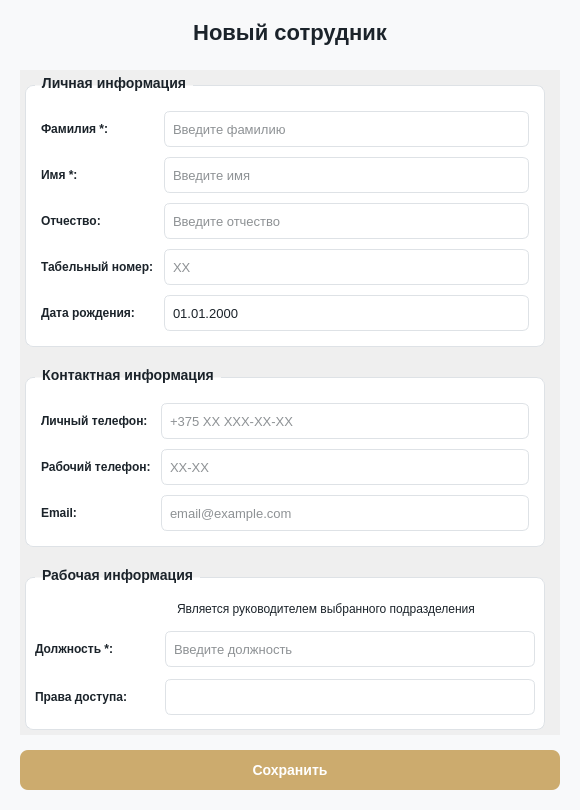
<?xml version="1.0" encoding="UTF-8"?>
<ui version="4.0">
 <class>EmployeeDialog</class>
 <widget class="QDialog" name="EmployeeDialog">
  <property name="geometry">
   <rect>
    <x>0</x>
    <y>0</y>
    <width>580</width>
    <height>810</height>
   </rect>
  </property>
  <property name="windowTitle">
   <string>Сотрудник</string>
  </property>
  <property name="styleSheet">
   <string notr="true">QScrollArea {
 border: none;
 background-color: transparent;
}
QDialog {
    background-color: #f8f9fa;
}
QCheckBox {
    color: #1B232A;
    spacing: 0px;
    font-size: 12px;
    background: transparent;
}

QCheckBox::indicator {
    width: 18px;
    height: 18px;
    image: url(&quot;D:/Documents/client/icons/cb_unchecked.svg&quot;);
}

QCheckBox::indicator:checked {
    image: url(&quot;D:/Documents/client/icons/cb_checked.svg&quot;);
}

QScrollBar::vertical {
    background: #F5F5F5;
    width: 8px;
    border-radius: 4px;
    margin: 0px;
    border: none;
}

QScrollBar::handle:vertical {
    background: #C1C1C1;
    border-radius: 4px;
    min-height: 20px;
}

QScrollBar::handle:vertical:hover {
    background: #A0A0A0;
}

QScrollBar::handle:vertical:pressed {
    background: #888888;
}

QScrollBar::add-line:vertical,
QScrollBar::sub-line:vertical {
    border: none;
    background: none;
    width: 0px;
    height: 0px;
}

QScrollBar::add-page:vertical,
QScrollBar::sub-page:vertical {
    background: none;
}

QScrollBar:horizontal {
    border: none;
    background: #F5F5F5;
    height: 8px;
    margin: 0px;
    border-radius: 4px;
}

QScrollBar::handle:horizontal {
    background: #C1C1C1;
    border-radius: 4px;
    min-width: 20px;
}

QScrollBar::handle:horizontal:hover {
    background: #A0A0A0;
}

QScrollBar::handle:horizontal:pressed {
    background: #888888;
}

QScrollBar::add-line:horizontal,
QScrollBar::sub-line:horizontal {
    border: none;
    background: none;
    width: 0px;
    height: 0px;
}

QScrollBar::add-page:horizontal,
QScrollBar::sub-page:horizontal {
    background: none;
}

/* ===== СТИЛИ ДЛЯ QComboBox ===== */
QComboBox {
    border: 1px solid #dee2e6;
    border-radius: 6px;
    padding: 6px;
    padding-right: 30px;
    background-color: white;
    color: #1B232A;
    font-size: 13px;
    outline: none;
    min-height: 22px;
}

QComboBox:hover {
    border-color: #ccab6e;
}

QComboBox:focus {
    border: 2px solid #ccab6e;
}

QComboBox::drop-down {
    subcontrol-origin: padding;
    subcontrol-position: top right;
    width: 30px;
    border: none;
}

QComboBox::down-arrow {
    image: url(D:/Documents/client/icons/down_arrow.svg);
    width: 16px;
    height: 16px;
    margin-right: 6px;
}

QComboBox QAbstractItemView {
    border-radius: 6px;
    background-color: white;
    color: #1B232A;
    padding: 4px;
    outline: none;
    border: 1px solid #ccab6e;
}

QComboBox QAbstractItemView::item {
    padding: 8px;
    color: #1B232A;
    border: none;
    outline: none;
}

QComboBox QAbstractItemView::item:hover {
    background-color: #e3f2fd;
    color: #1B232A;
}

QComboBox QAbstractItemView::item:selected {
    background-color: #e3f2fd;
    color: #1B232A;
}

/* ===== СТИЛИ ДЛЯ QDateEdit ===== */
QDateEdit {
    border: 1px solid #dee2e6;
    border-radius: 6px;
    padding: 6px;
    padding-right: 30px;
    background-color: white;
    color: #1B232A;
    font-size: 13px;
    outline: none;
    min-height: 22px;
}

QDateEdit:hover {
    border-color: #ccab6e;
}

QDateEdit:focus {
    border: 2px solid #ccab6e;
}

QDateEdit::drop-down {
    subcontrol-origin: padding;
    subcontrol-position: top right;
    width: 30px;
    border: none;
}

QDateEdit::down-arrow {
    image: url(D:/Documents/client/icons/calendar_date.svg);
    width: 18px;
    height: 18px;
    margin-right: 8px;
}

/* ===== СТИЛИ ДЛЯ QLineEdit ===== */
QLineEdit {
    border: 1px solid #dee2e6;
    border-radius: 6px;
    padding: 6px;
    background-color: white;
    color: #1B232A;
    font-size: 13px;
    min-height: 22px;
}

QLineEdit:hover {
    border-color: #ccab6e;
}

QLineEdit:focus {
    border: 2px solid #ccab6e;
}

/* ===== СТИЛИ ДЛЯ КАЛЕНДАРЯ QCalendarWidget ===== */
QCalendarWidget {
    background-color: white;
    border-radius: 8px;
    border: 1px solid #CCAB6E;
}

QCalendarWidget QWidget#qt_calendar_navigationbar {
    background-color: white;
    color: #1B232A;
    border-radius: 8px 8px 0 0;
}

QCalendarWidget QWidget {
    background-color: white;
    color: #1B232A;
}

QCalendarWidget QToolButton#qt_calendar_prevmonth,
QCalendarWidget QToolButton#qt_calendar_nextmonth {
    background-color: transparent;
    color: #1B232A;
    border: none;
    border-radius: 4px;
    padding: 4px 8px;
    font-size: 16px;
    font-weight: bold;
}

QCalendarWidget QToolButton#qt_calendar_prevmonth:hover,
QCalendarWidget QToolButton#qt_calendar_nextmonth:hover {
    background-color: #e3f2fd;
}

QCalendarWidget QToolButton#qt_calendar_monthbutton,
QCalendarWidget QToolButton#qt_calendar_yearbutton {
    background-color: white;
    color: #1B232A;
    border: none;
    border-radius: 4px;
    padding: 4px 12px;
    font-weight: bold;
}

QCalendarWidget QToolButton#qt_calendar_monthbutton:hover,
QCalendarWidget QToolButton#qt_calendar_yearbutton:hover {
    background-color: #e3f2fd;
}

QCalendarWidget QMenu {
    background-color: white;
    border: 1px solid #CCAB6E;
    border-radius: 6px;
    color: #1B232A;
}

QCalendarWidget QMenu::item {
    padding: 6px 20px;
    border-radius: 4px;
}

QCalendarWidget QMenu::item:selected {
    background-color: #e3f2fd;
    color: #1B232A;
}

QCalendarWidget QWidget#qt_calendar_weekday {
    color: white;
    font-weight: bold;
    background-color: #CCAB6E;
    padding: 4px;
}

QCalendarWidget QToolButton#qt_calendar_day {
    border: none;
    border-radius: 4px;
    padding: 4px;
    color: #1B232A;
    background-color: transparent;
}

QCalendarWidget QToolButton#qt_calendar_day:hover {
    background-color: #e3f2fd;
    color: #1B232A;
}

QCalendarWidget QToolButton#qt_calendar_day:checked {
    background-color: #CCAB6E;
    color: white;
    border-radius: 4px;
}

QCalendarWidget QToolButton#qt_calendar_day:checked:hover {
    background-color: #998664;
}

QCalendarWidget QToolButton#qt_calendar_day:disabled {
    color: #B0B0B0;
}

QCalendarWidget QToolButton#qt_calendar_day[property=&quot;isToday&quot;] {
    background-color: #D22730;
    color: white;
    border-radius: 4px;
}

QCalendarWidget QToolButton#qt_calendar_day[property=&quot;isToday&quot;]:hover {
    background-color: #862633;
}

QCalendarWidget QToolButton#qt_calendar_day[property=&quot;isToday&quot;]:checked {
    background-color: #CCAB6E;
    color: white;
}

/* ===== СТИЛИ ДЛЯ КАЛЕНДАРЯ В ПОПАПЕ QDateEdit ===== */
QDateEdit QCalendarWidget {
    background-color: white;
    border-radius: 8px;
    border: 1px solid #CCAB6E;
}

QDateEdit QCalendarWidget QWidget#qt_calendar_navigationbar {
    background-color: white;
    color: #1B232A;
    border-radius: 8px 8px 0 0;
}

QDateEdit QCalendarWidget QToolButton#qt_calendar_prevmonth,
QDateEdit QCalendarWidget QToolButton#qt_calendar_nextmonth {
    background-color: transparent;
    color: #1B232A;
    border: none;
    border-radius: 4px;
    padding: 4px 8px;
    font-size: 16px;
    font-weight: bold;
}

QDateEdit QCalendarWidget QToolButton#qt_calendar_prevmonth:hover,
QDateEdit QCalendarWidget QToolButton#qt_calendar_nextmonth:hover {
    background-color: #e3f2fd;
}

QDateEdit QCalendarWidget QToolButton#qt_calendar_monthbutton,
QDateEdit QCalendarWidget QToolButton#qt_calendar_yearbutton {
    background-color: white;
    color: #1B232A;
    border: none;
    border-radius: 4px;
    padding: 4px 12px;
    font-weight: bold;
}

QDateEdit QCalendarWidget QToolButton#qt_calendar_monthbutton:hover,
QDateEdit QCalendarWidget QToolButton#qt_calendar_yearbutton:hover {
    background-color: #e3f2fd;
}

QDateEdit QCalendarWidget QWidget#qt_calendar_weekday {
    color: white;
    font-weight: bold;
    background-color: #CCAB6E;
    padding: 4px;
}

QDateEdit QCalendarWidget QToolButton#qt_calendar_day {
    border: none;
    border-radius: 4px;
    padding: 4px;
    color: #1B232A;
    background-color: transparent;
}

QDateEdit QCalendarWidget QToolButton#qt_calendar_day:hover {
    background-color: #e3f2fd;
    color: #1B232A;
}

QDateEdit QCalendarWidget QToolButton#qt_calendar_day:checked {
    background-color: #CCAB6E;
    color: white;
    border-radius: 4px;
}

QDateEdit QCalendarWidget QToolButton#qt_calendar_day:checked:hover {
    background-color: #998664;
}

QDateEdit QCalendarWidget QToolButton#qt_calendar_day:disabled {
    color: #B0B0B0;
}

QDateEdit QCalendarWidget QToolButton#qt_calendar_day[property=&quot;isToday&quot;] {
    background-color: #D22730;
    color: white;
    border-radius: 4px;
}

QDateEdit QCalendarWidget QToolButton#qt_calendar_day[property=&quot;isToday&quot;]:hover {
    background-color: #862633;
}

QDateEdit QCalendarWidget QToolButton#qt_calendar_day[property=&quot;isToday&quot;]:checked {
    background-color: #CCAB6E;
    color: white;
}

/* ===== СТИЛИ ДЛЯ QGroupBox ===== */
QGroupBox {
    font-weight: bold;
    font-size: 14px;
    border: 1px solid #dee2e6;
    border-radius: 8px;
    margin-top: 10px;
    padding-top: 10px;
    background-color: white;
}
QGroupBox::title {
    subcontrol-origin: margin;
    left: 10px;
    padding: 0 5px 0 5px;
    color: #1B232A;
}

/* ===== СТИЛИ ДЛЯ QPushButton (Сохранить) ===== */
QPushButton#saveButton {
    background-color: #ccab6e;
    color: white;
    border-radius: 8px;
    font-weight: bold;
    font-size: 14px;
    border: none;
}
QPushButton#saveButton:hover {
    background-color: #b8945a;
}
QPushButton#saveButton:pressed {
    background-color: #a07d4a;
}</string>
  </property>
  <layout class="QVBoxLayout" name="mainLayout">
   <property name="spacing">
    <number>15</number>
   </property>
   <property name="leftMargin">
    <number>20</number>
   </property>
   <property name="topMargin">
    <number>20</number>
   </property>
   <property name="rightMargin">
    <number>20</number>
   </property>
   <property name="bottomMargin">
    <number>20</number>
   </property>
   <item>
    <widget class="QLabel" name="titleLabel">
     <property name="styleSheet">
      <string>font-size: 22px; font-weight: bold; color: #1B232A; margin-bottom: 10px;</string>
     </property>
     <property name="text">
      <string>Новый сотрудник</string>
     </property>
     <property name="alignment">
      <set>Qt::AlignmentFlag::AlignCenter</set>
     </property>
    </widget>
   </item>
   <item>
    <widget class="QScrollArea" name="scrollArea">
     <property name="styleSheet">
      <string notr="true">QScrollBar::vertical {
    background: #F5F5F5;
    width: 8px;
    border-radius: 4px;
    margin: 0px;
    border: none;
}

QScrollBar::handle:vertical {
    background: #C1C1C1;
    border-radius: 4px;
    min-height: 20px;
}

QScrollBar::handle:vertical:hover {
    background: #A0A0A0;
}

QScrollBar::handle:vertical:pressed {
    background: #888888;
}

QScrollBar::add-line:vertical,
QScrollBar::sub-line:vertical {
    border: none;
    background: none;
    width: 0px;
    height: 0px;
}

QScrollBar::add-page:vertical,
QScrollBar::sub-page:vertical {
    background: none;
}

QScrollBar:horizontal {
    border: none;
    background: #F5F5F5;
    height: 8px;
    margin: 0px;
    border-radius: 4px;
}

QScrollBar::handle:horizontal {
    background: #C1C1C1;
    border-radius: 4px;
    min-width: 20px;
}

QScrollBar::handle:horizontal:hover {
    background: #A0A0A0;
}

QScrollBar::handle:horizontal:pressed {
    background: #888888;
}

QScrollBar::add-line:horizontal,
QScrollBar::sub-line:horizontal {
    border: none;
    background: none;
    width: 0px;
    height: 0px;
}

QScrollBar::add-page:horizontal,
QScrollBar::sub-page:horizontal {
    background: none;
}</string>
     </property>
     <property name="widgetResizable">
      <bool>true</bool>
     </property>
     <widget class="QWidget" name="scrollContent">
      <property name="geometry">
       <rect>
        <x>0</x>
        <y>0</y>
        <width>540</width>
        <height>660</height>
       </rect>
      </property>
      <layout class="QVBoxLayout" name="scrollLayout">
       <property name="spacing">
        <number>20</number>
       </property>
       <property name="leftMargin">
        <number>5</number>
       </property>
       <property name="topMargin">
        <number>5</number>
       </property>
       <property name="rightMargin">
        <number>15</number>
       </property>
       <property name="bottomMargin">
        <number>5</number>
       </property>
       <item>
        <widget class="QGroupBox" name="personalInfoGroup">
         <property name="title">
          <string>Личная информация</string>
         </property>
         <layout class="QGridLayout" name="personalInfoLayout">
          <property name="leftMargin">
           <number>15</number>
          </property>
          <property name="topMargin">
           <number>15</number>
          </property>
          <property name="rightMargin">
           <number>15</number>
          </property>
          <property name="bottomMargin">
           <number>15</number>
          </property>
          <property name="spacing">
           <number>10</number>
          </property>
          <item row="0" column="0">
           <widget class="QLabel" name="lastNameLabel">
            <property name="styleSheet">
             <string>color: #1B232A; font-weight: 500;</string>
            </property>
            <property name="text">
             <string>Фамилия *:</string>
            </property>
           </widget>
          </item>
          <item row="0" column="1">
           <widget class="QLineEdit" name="lastNameEdit">
            <property name="minimumSize">
             <size>
              <width>0</width>
              <height>36</height>
             </size>
            </property>
            <property name="maximumSize">
             <size>
              <width>16777215</width>
              <height>36</height>
             </size>
            </property>
            <property name="placeholderText">
             <string>Введите фамилию</string>
            </property>
           </widget>
          </item>
          <item row="1" column="0">
           <widget class="QLabel" name="firstNameLabel">
            <property name="styleSheet">
             <string>color: #1B232A; font-weight: 500;</string>
            </property>
            <property name="text">
             <string>Имя *:</string>
            </property>
           </widget>
          </item>
          <item row="1" column="1">
           <widget class="QLineEdit" name="firstNameEdit">
            <property name="minimumSize">
             <size>
              <width>0</width>
              <height>36</height>
             </size>
            </property>
            <property name="maximumSize">
             <size>
              <width>16777215</width>
              <height>36</height>
             </size>
            </property>
            <property name="placeholderText">
             <string>Введите имя</string>
            </property>
           </widget>
          </item>
          <item row="2" column="0">
           <widget class="QLabel" name="patronymicLabel">
            <property name="styleSheet">
             <string>color: #1B232A; font-weight: 500;</string>
            </property>
            <property name="text">
             <string>Отчество:</string>
            </property>
           </widget>
          </item>
          <item row="2" column="1">
           <widget class="QLineEdit" name="patronymicEdit">
            <property name="minimumSize">
             <size>
              <width>0</width>
              <height>36</height>
             </size>
            </property>
            <property name="maximumSize">
             <size>
              <width>16777215</width>
              <height>36</height>
             </size>
            </property>
            <property name="placeholderText">
             <string>Введите отчество</string>
            </property>
           </widget>
          </item>
          <item row="3" column="0">
           <widget class="QLabel" name="serviceNumberLabel">
            <property name="styleSheet">
             <string>color: #1B232A; font-weight: 500;</string>
            </property>
            <property name="text">
             <string>Табельный номер:</string>
            </property>
           </widget>
          </item>
          <item row="3" column="1">
           <widget class="QLineEdit" name="serviceNumberEdit">
            <property name="minimumSize">
             <size>
              <width>0</width>
              <height>36</height>
             </size>
            </property>
            <property name="maximumSize">
             <size>
              <width>16777215</width>
              <height>36</height>
             </size>
            </property>
            <property name="placeholderText">
             <string>XX</string>
            </property>
           </widget>
          </item>
          <item row="4" column="0">
           <widget class="QLabel" name="birthDateLabel">
            <property name="styleSheet">
             <string>color: #1B232A; font-weight: 500;</string>
            </property>
            <property name="text">
             <string>Дата рождения:</string>
            </property>
           </widget>
          </item>
          <item row="4" column="1">
           <widget class="QDateEdit" name="birthDateEdit">
            <property name="minimumSize">
             <size>
              <width>0</width>
              <height>36</height>
             </size>
            </property>
            <property name="maximumSize">
             <size>
              <width>16777215</width>
              <height>36</height>
             </size>
            </property>
            <property name="displayFormat">
             <string>dd.MM.yyyy</string>
            </property>
            <property name="calendarPopup">
             <bool>true</bool>
            </property>
           </widget>
          </item>
         </layout>
        </widget>
       </item>
       <item>
        <widget class="QGroupBox" name="contactInfoGroup">
         <property name="title">
          <string>Контактная информация</string>
         </property>
         <layout class="QGridLayout" name="contactInfoLayout">
          <property name="leftMargin">
           <number>15</number>
          </property>
          <property name="topMargin">
           <number>15</number>
          </property>
          <property name="rightMargin">
           <number>15</number>
          </property>
          <property name="bottomMargin">
           <number>15</number>
          </property>
          <property name="spacing">
           <number>10</number>
          </property>
          <item row="2" column="0">
           <widget class="QLabel" name="emailLabel">
            <property name="styleSheet">
             <string>color: #1B232A; font-weight: 500;</string>
            </property>
            <property name="text">
             <string>Email:</string>
            </property>
           </widget>
          </item>
          <item row="1" column="0">
           <widget class="QLabel" name="workPhoneLabel">
            <property name="styleSheet">
             <string>color: #1B232A; font-weight: 500;</string>
            </property>
            <property name="text">
             <string>Рабочий телефон:</string>
            </property>
           </widget>
          </item>
          <item row="0" column="0">
           <widget class="QLabel" name="phoneLabel">
            <property name="styleSheet">
             <string>color: #1B232A; font-weight: 500;</string>
            </property>
            <property name="text">
             <string>Личный телефон:</string>
            </property>
           </widget>
          </item>
          <item row="0" column="1">
           <widget class="QLineEdit" name="phoneEdit">
            <property name="minimumSize">
             <size>
              <width>0</width>
              <height>36</height>
             </size>
            </property>
            <property name="maximumSize">
             <size>
              <width>16777215</width>
              <height>36</height>
             </size>
            </property>
            <property name="placeholderText">
             <string>+375 XX XXX-XX-XX</string>
            </property>
           </widget>
          </item>
          <item row="1" column="1">
           <widget class="QLineEdit" name="workPhoneEdit">
            <property name="minimumSize">
             <size>
              <width>0</width>
              <height>36</height>
             </size>
            </property>
            <property name="maximumSize">
             <size>
              <width>16777215</width>
              <height>36</height>
             </size>
            </property>
            <property name="placeholderText">
             <string>XX-XX</string>
            </property>
           </widget>
          </item>
          <item row="2" column="1">
           <widget class="QLineEdit" name="emailEdit">
            <property name="minimumSize">
             <size>
              <width>0</width>
              <height>36</height>
             </size>
            </property>
            <property name="maximumSize">
             <size>
              <width>16777215</width>
              <height>36</height>
             </size>
            </property>
            <property name="placeholderText">
             <string>email@example.com</string>
            </property>
           </widget>
          </item>
         </layout>
        </widget>
       </item>
       <item>
        <widget class="QGroupBox" name="workInfoGroup">
         <property name="title">
          <string>Рабочая информация</string>
         </property>
         <layout class="QVBoxLayout" name="workInfoMainLayout">
          <property name="spacing">
           <number>10</number>
          </property>
          <item>
           <layout class="QHBoxLayout" name="isLeaderLayout">
            <item>
             <spacer name="isLeaderLeftSpacer">
              <property name="orientation">
               <enum>Qt::Orientation::Horizontal</enum>
              </property>
              <property name="sizeType">
               <enum>QSizePolicy::Policy::Fixed</enum>
              </property>
              <property name="sizeHint" stdset="0">
               <size>
                <width>120</width>
                <height>20</height>
               </size>
              </property>
             </spacer>
            </item>
            <item>
             <widget class="QCheckBox" name="isLeaderCheckbox">
              <property name="minimumSize">
               <size>
                <width>350</width>
                <height>0</height>
               </size>
              </property>
              <property name="maximumSize">
               <size>
                <width>350</width>
                <height>16777215</height>
               </size>
              </property>
              <property name="styleSheet">
               <string>spacing: 8px; color: #1B232A;</string>
              </property>
              <property name="text">
               <string>Является руководителем выбранного подразделения</string>
              </property>
             </widget>
            </item>
            <item>
             <spacer name="isLeaderRightSpacer">
              <property name="orientation">
               <enum>Qt::Orientation::Horizontal</enum>
              </property>
              <property name="sizeHint" stdset="0">
               <size>
                <width>40</width>
                <height>20</height>
               </size>
              </property>
             </spacer>
            </item>
           </layout>
          </item>
          <item>
           <layout class="QVBoxLayout" name="hierarchyLayout">
            <property name="spacing">
             <number>8</number>
            </property>
           </layout>
          </item>
          <item>
           <layout class="QHBoxLayout" name="positionLayout">
            <item>
             <widget class="QLabel" name="positionLabel">
              <property name="minimumSize">
               <size>
                <width>120</width>
                <height>0</height>
               </size>
              </property>
              <property name="styleSheet">
               <string>color: #1B232A; font-weight: 500;</string>
              </property>
              <property name="text">
               <string>Должность *:</string>
              </property>
             </widget>
            </item>
            <item>
             <widget class="QLineEdit" name="positionEdit">
              <property name="minimumSize">
               <size>
                <width>0</width>
                <height>36</height>
               </size>
              </property>
              <property name="maximumSize">
               <size>
                <width>16777215</width>
                <height>36</height>
               </size>
              </property>
              <property name="placeholderText">
               <string>Введите должность</string>
              </property>
             </widget>
            </item>
           </layout>
          </item>
          <item>
           <layout class="QHBoxLayout" name="rightsLayout">
            <item>
             <widget class="QLabel" name="rightsLabel">
              <property name="minimumSize">
               <size>
                <width>120</width>
                <height>0</height>
               </size>
              </property>
              <property name="maximumSize">
               <size>
                <width>120</width>
                <height>16777215</height>
               </size>
              </property>
              <property name="styleSheet">
               <string>color: #1B232A; font-weight: 500;</string>
              </property>
              <property name="text">
               <string>Права доступа:</string>
              </property>
             </widget>
            </item>
            <item>
             <widget class="QComboBox" name="rightsCombo">
              <property name="minimumSize">
               <size>
                <width>0</width>
                <height>36</height>
               </size>
              </property>
              <property name="maximumSize">
               <size>
                <width>16777215</width>
                <height>36</height>
               </size>
              </property>
              <property name="styleSheet">
               <string>border: 1px solid #dee2e6; border-radius: 6px; padding: 5px; background-color: white;</string>
              </property>
             </widget>
            </item>
           </layout>
          </item>
         </layout>
        </widget>
       </item>
      </layout>
     </widget>
    </widget>
   </item>
   <item>
    <widget class="QPushButton" name="saveButton">
     <property name="minimumSize">
      <size>
       <width>120</width>
       <height>40</height>
      </size>
     </property>
     <property name="cursor">
      <cursorShape>PointingHandCursor</cursorShape>
     </property>
     <property name="text">
      <string>Сохранить</string>
     </property>
    </widget>
   </item>
  </layout>
 </widget>
 <resources/>
 <connections/>
</ui>
